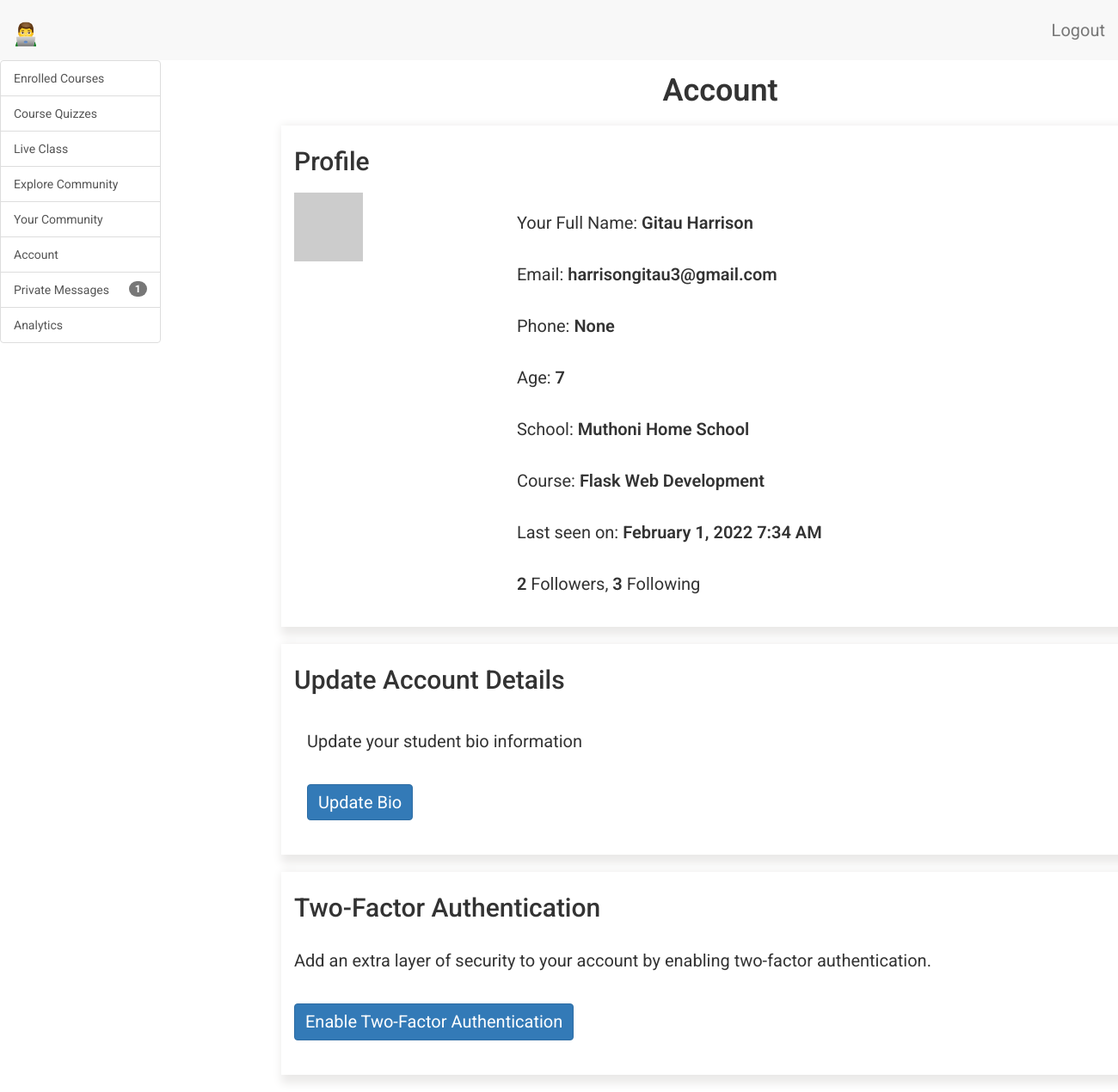
The page /student/dashboard/account (signed in) on the database as committed earlier.
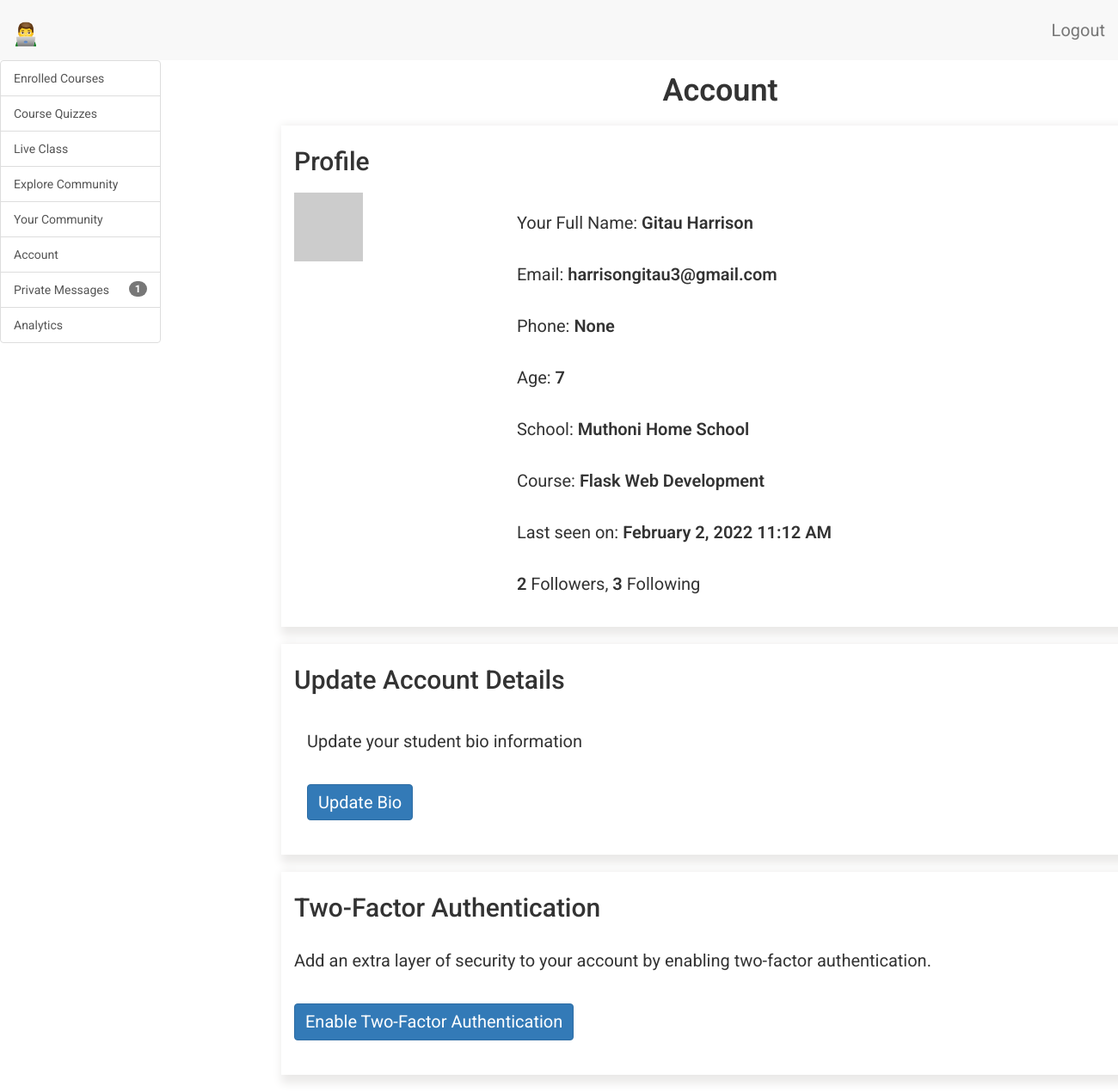
The same page on the database as committed later.
### app/models.py (models this page shows, shortened)
class Student(UserMixin, db.Model):
    __tablename__ = 'student'
    id = db.Column(db.Integer, primary_key=True)
    student_full_name = db.Column(db.String(64), index=True, unique=True)
    student_email = db.Column(db.String(120), index=True, unique=True)
    student_phone = db.Column(db.String(120), index=True, unique=True)
    student_school = db.Column(db.String(120), index=True)
    student_age = db.Column(db.Integer, index=True)
    student_course = db.Column(db.String(120), index=True)
    student_password_hash = db.Column(db.String(128))
    student_about_me = db.Column(db.String(140))
    student_last_seen = db.Column(db.DateTime, default=datetime.utcnow)
    parent_id = db.Column(db.Integer, db.ForeignKey('parent.id'))
    messages_sent = db.relationship(
        'StudentMessage',
        foreign_keys='StudentMessage.sender_id',
        backref='author',
        lazy='dynamic'
        )
    messages_received = db.relationship(
        'StudentMessage',
        foreign_keys='StudentMessage.recipient_id',
        backref='recipient',
        lazy='dynamic'
        )
    last_message_read_time = db.Column(db.DateTime)
    notifications = db.relationship(
        'StudentNotification',
        backref='student',
        lazy='dynamic'
        )
    comments = db.relationship(
                               'CommunityComment',
                               backref='author',
                               lazy='dynamic'
                               )
    webdev_chapter1_comments = db.relationship(
                                        'WebDevChapter1Comment',
                                        backref='author',
                                        lazy='dynamic'
                                        )
    webdev_chapter1_objectives = db.relationship(
                                        'WebDevChapter1Objectives',
                                        backref='author',
                                        lazy='dynamic'
                                        )
    webdev_chapter1_quiz = db.relationship(
                                        'WebDevChapter1Quiz',
                                        backref='author',
                                        lazy='dynamic'
                                        )
    webdev_chapter1_quiz_1_options = db.relationship(
        'WebDevChapter1Quiz1Options',
        backref='author',
        lazy='dynamic'
        )
    webdev_chapter1_quiz_2_options = db.relationship(
        'WebDevChapter1Quiz2Options',
        backref='author',
        lazy='dynamic'
        )
    webdev_chapter1_quiz_3_options = db.relationship(
        'WebDevChapter1Quiz3Options',
        backref='author',
        lazy='dynamic'
        )
    webdev_chapter1_quiz_4_options = db.relationship(
        'WebDevChapter1Quiz4Options',
        backref='author',
        lazy='dynamic'
        )
    def new_messages(self):
        last_read_time = self.last_message_read_time or datetime(1900, 1, 1)
        return StudentMessage.query.filter_by(recipient=self).filter(
            StudentMessage.timestamp > last_read_time).count()
    def two_factor_student_enabled(self):
        return self.student_phone is not None
    def avatar_student(self, size):
        digest = md5(self.student_email.lower().encode('utf-8')).hexdigest()
        return 'https://www.gravatar.com/avatar/{}?d=identicon&s={}'.format(
            digest, size)
    followed = db.relationship(
        'Student',
        secondary=followers,
        primaryjoin=(followers.c.follower_id == id),
        secondaryjoin=(followers.c.followed_id == id),
        backref=db.backref('followers', lazy='dynamic'), lazy='dynamic')

### app/student/routes.py (the view)
@bp.route('/dashboard/account')
@login_required
def dashboard_account():
    student = Student.query.filter_by(
        student_full_name=current_user.student_full_name).first()
    return render_template(
        'student/account.html',
        title='Account',
        student=student
        )

### app/models.py (called while the page is built)
@login.user_loader
def load_student(id):
    return Student.query.get(int(id))

### app/student/routes.py (called while the page is built)
@bp.before_request
def before_request():
    if current_user.is_authenticated:
        current_user.student_last_seen = datetime.utcnow()
        db.session.commit()

### app/templates/student/account.html (shortened to what this page needs)
{% extends 'base.html' %}
{% import 'bootstrap/wtf.html' as wtf %}
{% block student_app_content %}
    <div class="row">
        <div class="col-sm-12">
        </div>
    </div>
    <div class="row text-center">
        <div class="col-sm-12 student-content-title">
            <h1>{{ title }}</h1>
        </div>
    </div>
    <div id="account" class="tabcontent">
        <div class="row">
            <div class="row profile">
                <div class="col-sm-12">
                    <h2>Profile</h2>
                    <div class="row">
                        <div class="col-sm-3">
                            <img src=" {{ current_user.avatar_student(128) }} ">
                        </div>
                        <div class="col-sm-9">
                            <p>
                                Your Full Name: <span style="font-weight: 600;">{{ current_user.student_full_name }}</span>
                            </p>
                            <p>
                                Email: <span style="font-weight: 600;">{{ current_user.student_email }}</span>
                            </p>
                            <p>
                                Phone: <span style="font-weight: 600;">{{ current_user.student_phone }}</span>
                            </p>
                            <p>
                                Age: <span style="font-weight: 600;">{{ current_user.student_age }}</span>
                            </p>
                            <p>
                                School: <span style="font-weight: 600;">{{ current_user.student_school }}</span>
                            </p>
                            <p>
                                Course: <span style="font-weight: 600;">{{ current_user.student_course }}</span>
                            </p>
                            {% if current_user.student_last_seen %}
                                <p>
                                    Last seen on: <span style="font-weight: 600;">{{ moment(current_user.student_last_seen).format('LLL') }}</span>
                                </p>
                            {% endif %}
                            <p>
                                <span style="font-weight: 600;">{{ current_user.followers.count() }}</span> Followers,
                                <span style="font-weight: 600;">{{ current_user.followed.count() }}</span> Following
                            </p>
                        </div>
                    </div>
                </div>
            </div>
            <div class="row update-account">
                <div class="col-sm-12">
                    <h2>Update Account Details</h2>
                    <div class="col-sm-12">
                        <p>
                            Update your student bio information <br>
                        </p>
                        <p>
                            <a href=" {{ url_for('student.edit_profile_student', student_full_name=student.student_full_name) }} " class="btn btn-primary">Update Bio</a>
                        </p>
                    </div>
                </div>
            </div>
            <div class="row two-factor-auth">
                <div class="col-sm-12">
                    <h2>Two-Factor Authentication</h2>
                    <p>
                        Add an extra layer of security to your account by enabling two-factor authentication.
                    </p>
                    {% if not current_user.two_factor_student_enabled() %}
                        <p>
                            <a href=" {{ url_for('auth.enable_2fa_student', student_full_name=student.student_full_name) }} " class="btn btn-primary">Enable Two-Factor Authentication</a>
                        </p>
                    {% else %}
                        <p>
                            <a href=" {{ url_for('auth.disable_2fa_student', student_full_name=student.student_full_name) }} " class="btn btn-primary">Disable Two-Factor Authentication</a>
                        </p>
                    {% endif %}
                </div>
            </div>
        </div>
    </div>
{% endblock %}

### app/templates/base.html (shortened to what this page needs)
{% extends 'bootstrap/base.html' %}
{% block head %}
    {{ super() }}
    <link rel="stylesheet" type="text/css" href="https://cdn.datatables.net/1.10.25/css/dataTables.bootstrap5.css">
{% endblock %}
{% block styles %}
    {{ super() }}
    <link type="text/css" rel="stylesheet" href="{{ url_for('static', filename = 'css/main.css') }}">
    <link rel="stylesheet" href="https://cdnjs.cloudflare.com/ajax/libs/intl-tel-input/16.0.4/css/intlTelInput.css">
{% endblock %}
{% block navbar %}
    {% if current_user.is_authenticated %}
        <nav class="navbar-default">
            <div>
                <div class="navbar-header">
                        {% if student %}
                            <a class="navbar-brand" href=" {{ url_for('student.dashboard_enrolled_courses') }} ">
                                <img alt="Brand" src="{{ url_for('static', filename = 'images/eLearning.png') }}" width="30" height="30">
                            </a>
                        {% elif parent %}
                            <a class="navbar-brand" href=" {{ url_for('main.dashboard_parent') }} ">
                                <img alt="Brand" src="{{ url_for('static', filename = 'images/eLearning.png') }}" width="30" height="30">
                            </a>
                        {% elif teacher %}
                            <a class="navbar-brand" href=" {{ url_for('teacher.dashboard_account') }} ">
                                <img alt="Brand" src="{{ url_for('static', filename = 'images/eLearning.png') }}" width="30" height="30">
                            </a>
                        {% elif admin %}
                            <a class="navbar-brand" href=" {{ url_for('admin.dashboard_account') }} ">
                                <img alt="Brand" src="{{ url_for('static', filename = 'images/eLearning.png') }}" width="30" height="30">
                            </a>
                        {% else %}
                            <a class="navbar-brand" href=" {{ url_for('main.home') }} ">
                                <img alt="Brand" src="{{ url_for('static', filename = 'images/eLearning.png') }}" width="30" height="30">
                            </a>
                        {% endif %}
                </div>
                <div class="collapse navbar-collapse" id="bs-example-navbar-collapse-1">
                    <ul class="nav navbar-nav navbar-right">
                            {% if student %}
                                <li><a href=" {{ url_for('auth.logout_student') }} ">Logout</a></li>
                            {% elif parent %}
                                <li><a href=" {{ url_for('auth.logout_parent') }} ">Logout</a></li>
                            {% elif teacher %}
                                <li><a href=" {{ url_for('auth.logout_teacher') }} ">Logout</a></li>
                            {% elif admin %}
                                <li><a href=" {{ url_for('auth.logout_admin') }} ">Logout</a></li>
                            {% endif %}
                    </ul>
                </div>
            </div>
        </nav>
    {% endif %}
{% endblock %}
{% block content %}
    {% if current_user.is_authenticated %}
        <div class="tab-content">
            {% if student %}
                <div class="row">
                    <div class="col-sm-2 sidebar">
                        <div class="list-group">
                            <a href="{{ url_for('student.dashboard_enrolled_courses') }}" class="list-group-item tablinks" onclick="openCity(event, 'account')" id="defaultOpen">
                                Enrolled Courses
                            </a>
                            <a href="{{ url_for('student.dashboard_quizzes') }}" class="list-group-item tablinks" onclick="openCity(event, 'live-class')">
                                Course Quizzes
                            </a>
                            <a href="{{url_for('student.dashboard_live_class')}}" class="list-group-item tablinks" onclick="openCity(event, 'live-class')">
                                Live Class
                            </a>
                            <a href="{{url_for('student.dashboard_explore_student_community')}}" class="list-group-item tablinks" onclick="openCity(event, 'student-community')">
                                Explore Community
                            </a>
                            <a href="{{ url_for('student.dashboard_my_community') }}" class="list-group-item tablinks" onclick="openCity(event, 'my-community')">
                                Your Community
                            </a>
                            <a href="{{ url_for('student.dashboard_account') }}" class="list-group-item tablinks" onclick="openCity(event, 'account')">
                                Account
                            </a>
                            <a href="{{ url_for('student.view_messages') }}" class="list-group-item tablinks" onclick="openCity(event, 'private_messages')">
                                Private Messages
                                {% set new_messages = current_user.new_messages() %}
                                <span id="message_count" class="badge" style="visibility: {% if new_messages %} visible {% else %} hidden {% endif %};">
                                    {{ new_messages }}
                                </span>
                            </a>
                            <a href="{{ url_for('student.dashboard_analytics') }}" class="list-group-item tablinks" onclick="openCity(event, 'analytics')">
                                Analytics
                            </a>
                        </div>
                    </div>
                    <div class="col-sm-10 scrollable-content">
                        {% block student_app_content %}
                        {% endblock %}
                    </div>
                </div>
            {% endif %}
        </div>
    {% endif %}
{% endblock %}

### app/static/css/main.css (style rules this page uses)
.navbar-brand { font-size: 30px; font-weight: 600; margin-top: 10px; }
html, body { font-family: 'Roboto', sans-serif; }
h1 { padding-bottom: 10px; font-weight: 600; margin-top: 0px; padding-top: 0px; }
h2, h3, h4, h5, h6, p { margin-top: 0px; padding-top: 10px; padding-bottom: 10px; }
p, li { line-height: 30px; margin-top: 10px; margin-bottom: 10px; }
p, li, td, .btn, .btn-alt, .schedule-btn { font-size: 20px; }
.profile, .update-account, .two-factor-auth, .admin-teacher, .courses, .courses-on-offer { padding-top: 15px; padding-bottom: 15px; box-shadow: 5px 5px 10px 5px #ebeae9; margin-bottom: 20px; margin-left: 10px; }
.review-title h1, .student-content-title h1, .admin-content-title h1 { padding-top: 15px; }
@media screen and (min-width: 1080px) { .scrollable-content { overflow-y: x-auto; position: relative; margin-left: 320px; } }
@media screen and (min-width: 1080px) { .sidebar { position: fixed; } }
.btn { margin-top: 5px; margin-bottom: 5px; }
.tabcontent { float: left; padding: 0px 12px; width: 99%; border-left: none; height: 300px; }
@media screen and (min-width: 1080px) { .tab-content { width: 96%; } }

Rows that differ between the two databases and show on the page:
changed Student "Gitau Harrison": student_last_seen "February 1, 2022 7:34 AM" → "February 2, 2022 11:12 AM"
